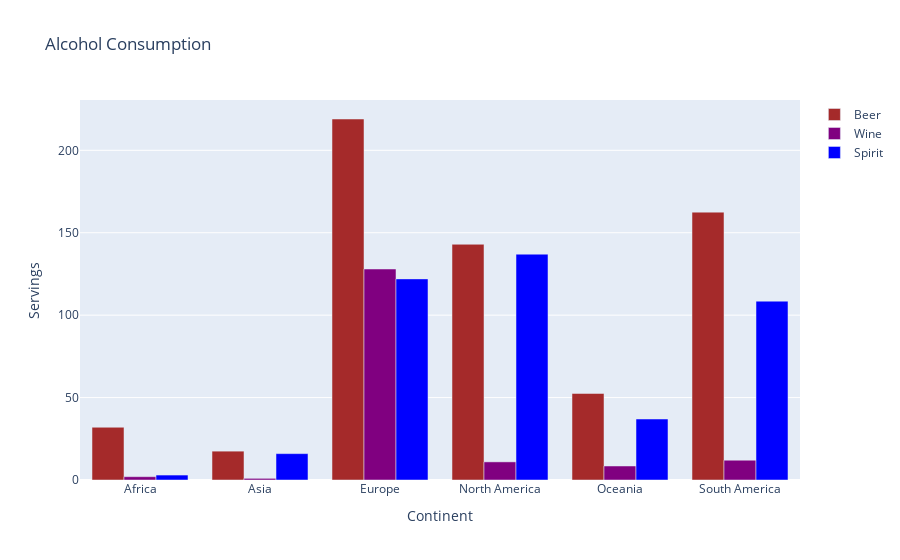

Notebook code cell kept with this figure:
### Code cell
beer_data = go.Bar(x=results.index,
    y=results['beer_servings'],
    name='Beer',
    marker=dict(color='brown'))

wine_data = go.Bar(x=results.index,
    y=results['wine_servings'],
    name='Wine',
    marker=dict(color='purple'))

spirit_data = go.Bar(x=results.index,
    y=results['spirit_servings'],
    name='Spirit',
    marker=dict(color='blue'))


mylayout = go.Layout(
    title='Alcohol Consumption',
    xaxis = dict(title = 'Continent'), # x-axis label
    yaxis = dict(title = str('Servings')), # y-axis label
    
)
fig = go.Figure(data=[beer_data, wine_data, spirit_data], layout=mylayout)
fig.show()

### Figure 1 — Plotly figure (JSON) as saved in the notebook; plotly's stock layout.template omitted (floating-point values rounded to 4 significant figures)
{"data": [{"marker": {"color": "brown"}, "name": "Beer", "type": "bar", "x": ["Africa", "Asia", "Europe", "North America", "Oceania", "South America"], "y": [32, 17.5, 219, 143, 52.5, 162.5]}, {"marker": {"color": "purple"}, "name": "Wine", "type": "bar", "x": ["Africa", "Asia", "Europe", "North America", "Oceania", "South America"], "y": [2, 1, 128, 11, 8.5, 12]}, {"marker": {"color": "blue"}, "name": "Spirit", "type": "bar", "x": ["Africa", "Asia", "Europe", "North America", "Oceania", "South America"], "y": [3, 16, 122, 137, 37, 108.5]}], "layout": {"title": {"text": "Alcohol Consumption"}, "xaxis": {"title": {"text": "Continent"}}, "yaxis": {"title": {"text": "Servings"}}}}
